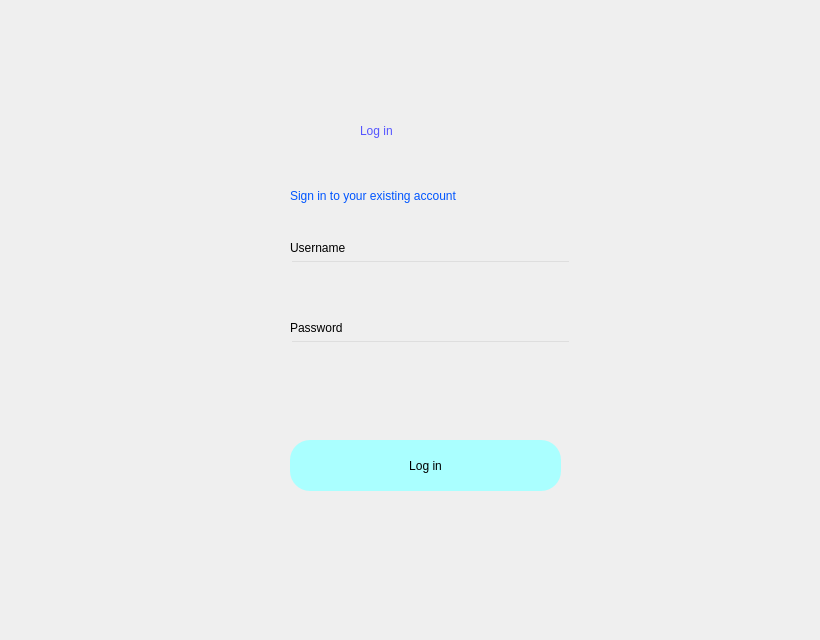
<?xml version="1.0" encoding="UTF-8"?>
<ui version="4.0">
 <class>Dialog</class>
 <widget class="QDialog" name="Dialog">
  <property name="geometry">
   <rect>
    <x>0</x>
    <y>0</y>
    <width>820</width>
    <height>640</height>
   </rect>
  </property>
  <property name="windowTitle">
   <string>Dialog</string>
  </property>
  <widget class="QWidget" name="widget" native="true">
   <property name="geometry">
    <rect>
     <x>0</x>
     <y>0</y>
     <width>831</width>
     <height>641</height>
    </rect>
   </property>
   <property name="styleSheet">
    <string notr="true">QWidget#widget{
                    background-color: qlineargradient(spread:pad, x1:0.352826, y1:0.398, x2:0.715975, y2:0.892, stop:0
                    rgba(0, 255, 255, 255), stop:1 rgba(0, 170, 255, 255))
                    }
                </string>
   </property>
   <widget class="QLabel" name="label">
    <property name="geometry">
     <rect>
      <x>360</x>
      <y>100</y>
      <width>121</width>
      <height>61</height>
     </rect>
    </property>
    <property name="styleSheet">
     <string notr="true">font: 26pt &quot;MS Shell Dlg 2&quot;;
                        color:rgb(85, 85, 255)
                    </string>
    </property>
    <property name="text">
     <string>Log in</string>
    </property>
   </widget>
   <widget class="QLabel" name="label_2">
    <property name="geometry">
     <rect>
      <x>290</x>
      <y>180</y>
      <width>281</width>
      <height>31</height>
     </rect>
    </property>
    <property name="styleSheet">
     <string notr="true">font: 12pt &quot;MS Shell Dlg 2&quot;;
                        color:rgb(0, 85, 255)
                    </string>
    </property>
    <property name="text">
     <string>Sign in to your existing account</string>
    </property>
   </widget>
   <widget class="QPushButton" name="login">
    <property name="geometry">
     <rect>
      <x>290</x>
      <y>440</y>
      <width>271</width>
      <height>51</height>
     </rect>
    </property>
    <property name="styleSheet">
     <string notr="true">border-radius:20px;
                        font: 14pt &quot;MS Shell Dlg 2&quot;;
                        background-color:rgb(170, 255, 255);
                        color:rgb(0, 0, 0)
                    </string>
    </property>
    <property name="text">
     <string>Log in</string>
    </property>
   </widget>
   <widget class="QLineEdit" name="username">
    <property name="geometry">
     <rect>
      <x>290</x>
      <y>260</y>
      <width>281</width>
      <height>41</height>
     </rect>
    </property>
    <property name="styleSheet">
     <string notr="true">background-color: rgba(0,0,0,0);</string>
    </property>
   </widget>
   <widget class="QLineEdit" name="password">
    <property name="geometry">
     <rect>
      <x>290</x>
      <y>340</y>
      <width>281</width>
      <height>41</height>
     </rect>
    </property>
    <property name="styleSheet">
     <string notr="true">background-color: rgba(0,0,0,0);</string>
    </property>
   </widget>
   <widget class="QLabel" name="label_3">
    <property name="geometry">
     <rect>
      <x>290</x>
      <y>240</y>
      <width>91</width>
      <height>16</height>
     </rect>
    </property>
    <property name="styleSheet">
     <string notr="true">font: 11pt &quot;MS Shell Dlg 2&quot;;</string>
    </property>
    <property name="text">
     <string>Username</string>
    </property>
   </widget>
   <widget class="QLabel" name="label_4">
    <property name="geometry">
     <rect>
      <x>290</x>
      <y>320</y>
      <width>91</width>
      <height>16</height>
     </rect>
    </property>
    <property name="styleSheet">
     <string notr="true">font: 11pt &quot;MS Shell Dlg 2&quot;;</string>
    </property>
    <property name="text">
     <string>Password</string>
    </property>
   </widget>
   <widget class="QLabel" name="error">
    <property name="geometry">
     <rect>
      <x>290</x>
      <y>400</y>
      <width>271</width>
      <height>21</height>
     </rect>
    </property>
    <property name="styleSheet">
     <string notr="true">font: 11pt &quot;MS Shell Dlg 2&quot;;
color:red;</string>
    </property>
    <property name="text">
     <string/>
    </property>
   </widget>
  </widget>
 </widget>
 <resources/>
 <connections/>
</ui>
